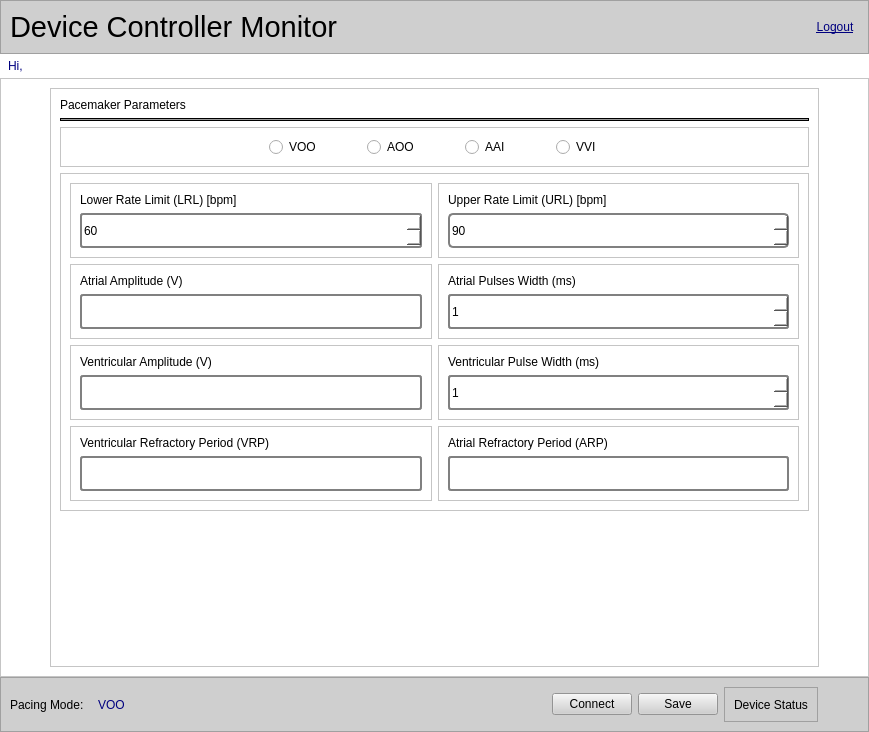
<?xml version="1.0" encoding="UTF-8"?>
<ui version="4.0">
 <class>Dashboard</class>
 <widget class="QMainWindow" name="Dashboard">
  <property name="geometry">
   <rect>
    <x>0</x>
    <y>0</y>
    <width>869</width>
    <height>732</height>
   </rect>
  </property>
  <property name="windowTitle">
   <string>Pacemaker: Device Controller Monitor</string>
  </property>
  <widget class="QWidget" name="centralwidget">
   <layout class="QVBoxLayout" name="verticalLayout">
    <property name="spacing">
     <number>0</number>
    </property>
    <property name="leftMargin">
     <number>0</number>
    </property>
    <property name="topMargin">
     <number>0</number>
    </property>
    <property name="rightMargin">
     <number>0</number>
    </property>
    <property name="bottomMargin">
     <number>0</number>
    </property>
    <item>
     <widget class="QFrame" name="frame">
      <property name="styleSheet">
       <string notr="true">background-color:rgb(207, 207, 207);
color:black;</string>
      </property>
      <property name="frameShape">
       <enum>QFrame::StyledPanel</enum>
      </property>
      <property name="frameShadow">
       <enum>QFrame::Raised</enum>
      </property>
      <layout class="QHBoxLayout" name="horizontalLayout_2">
       <item>
        <widget class="QLabel" name="label">
         <property name="text">
          <string>&lt;html&gt;&lt;head/&gt;&lt;body&gt;&lt;p&gt;&lt;span style=&quot; font-size:22pt; color:#000000;&quot;&gt;Device Controller Monitor&lt;/span&gt;&lt;/p&gt;&lt;/body&gt;&lt;/html&gt;</string>
         </property>
         <property name="alignment">
          <set>Qt::AlignLeading|Qt::AlignLeft|Qt::AlignVCenter</set>
         </property>
        </widget>
       </item>
       <item>
        <spacer name="horizontalSpacer_3">
         <property name="orientation">
          <enum>Qt::Horizontal</enum>
         </property>
         <property name="sizeHint" stdset="0">
          <size>
           <width>40</width>
           <height>20</height>
          </size>
         </property>
        </spacer>
       </item>
       <item>
        <widget class="QPushButton" name="btn_logout">
         <property name="minimumSize">
          <size>
           <width>0</width>
           <height>0</height>
          </size>
         </property>
         <property name="cursor">
          <cursorShape>OpenHandCursor</cursorShape>
         </property>
         <property name="styleSheet">
          <string notr="true">background-color:transparent;
padding:5px;
border-radius:10px;
color:rgb(0, 0, 127);
font: 12pt &quot;MS Shell Dlg 2&quot;;
text-decoration:underline;</string>
         </property>
         <property name="text">
          <string>Logout</string>
         </property>
        </widget>
       </item>
      </layout>
     </widget>
    </item>
    <item>
     <widget class="QLabel" name="label_welcome">
      <property name="styleSheet">
       <string notr="true">padding:5px;
font: 12pt &quot;MS Shell Dlg 2&quot;;
background:white;
color:rgb(0, 0, 127)</string>
      </property>
      <property name="text">
       <string>Hi, </string>
      </property>
     </widget>
    </item>
    <item>
     <widget class="QFrame" name="frame_2">
      <property name="styleSheet">
       <string notr="true">background-color:white;</string>
      </property>
      <property name="frameShape">
       <enum>QFrame::StyledPanel</enum>
      </property>
      <property name="frameShadow">
       <enum>QFrame::Raised</enum>
      </property>
      <layout class="QHBoxLayout" name="horizontalLayout">
       <item>
        <spacer name="horizontalSpacer">
         <property name="orientation">
          <enum>Qt::Horizontal</enum>
         </property>
         <property name="sizeType">
          <enum>QSizePolicy::Preferred</enum>
         </property>
         <property name="sizeHint" stdset="0">
          <size>
           <width>40</width>
           <height>20</height>
          </size>
         </property>
        </spacer>
       </item>
       <item>
        <widget class="QFrame" name="frame_5">
         <property name="frameShape">
          <enum>QFrame::StyledPanel</enum>
         </property>
         <property name="frameShadow">
          <enum>QFrame::Raised</enum>
         </property>
         <layout class="QVBoxLayout" name="verticalLayout_7">
          <item>
           <widget class="QLabel" name="label_4">
            <property name="styleSheet">
             <string notr="true">
font: 12pt &quot;MS Shell Dlg 2&quot;;</string>
            </property>
            <property name="text">
             <string>Pacemaker Parameters</string>
            </property>
           </widget>
          </item>
          <item>
           <widget class="Line" name="line">
            <property name="styleSheet">
             <string notr="true">background-color:rgb(156, 156, 156);
border:1px inset black;</string>
            </property>
            <property name="orientation">
             <enum>Qt::Horizontal</enum>
            </property>
           </widget>
          </item>
          <item>
           <widget class="QFrame" name="frame_pacing_modes">
            <property name="frameShape">
             <enum>QFrame::StyledPanel</enum>
            </property>
            <property name="frameShadow">
             <enum>QFrame::Raised</enum>
            </property>
            <layout class="QHBoxLayout" name="horizontalLayout_3">
             <item>
              <spacer name="horizontalSpacer_4">
               <property name="orientation">
                <enum>Qt::Horizontal</enum>
               </property>
               <property name="sizeHint" stdset="0">
                <size>
                 <width>164</width>
                 <height>20</height>
                </size>
               </property>
              </spacer>
             </item>
             <item>
              <widget class="QRadioButton" name="radioButton_2">
               <property name="styleSheet">
                <string notr="true">font: 12pt &quot;MS Shell Dlg 2&quot;;</string>
               </property>
               <property name="text">
                <string>VOO</string>
               </property>
              </widget>
             </item>
             <item>
              <spacer name="horizontalSpacer_6">
               <property name="orientation">
                <enum>Qt::Horizontal</enum>
               </property>
               <property name="sizeType">
                <enum>QSizePolicy::Preferred</enum>
               </property>
               <property name="sizeHint" stdset="0">
                <size>
                 <width>40</width>
                 <height>20</height>
                </size>
               </property>
              </spacer>
             </item>
             <item>
              <widget class="QRadioButton" name="radioButton_3">
               <property name="styleSheet">
                <string notr="true">font: 12pt &quot;MS Shell Dlg 2&quot;;</string>
               </property>
               <property name="text">
                <string>AOO</string>
               </property>
              </widget>
             </item>
             <item>
              <spacer name="horizontalSpacer_7">
               <property name="orientation">
                <enum>Qt::Horizontal</enum>
               </property>
               <property name="sizeType">
                <enum>QSizePolicy::Preferred</enum>
               </property>
               <property name="sizeHint" stdset="0">
                <size>
                 <width>40</width>
                 <height>20</height>
                </size>
               </property>
              </spacer>
             </item>
             <item>
              <widget class="QRadioButton" name="radioButton_4">
               <property name="styleSheet">
                <string notr="true">font: 12pt &quot;MS Shell Dlg 2&quot;;</string>
               </property>
               <property name="text">
                <string>AAI</string>
               </property>
              </widget>
             </item>
             <item>
              <spacer name="horizontalSpacer_8">
               <property name="orientation">
                <enum>Qt::Horizontal</enum>
               </property>
               <property name="sizeType">
                <enum>QSizePolicy::Preferred</enum>
               </property>
               <property name="sizeHint" stdset="0">
                <size>
                 <width>40</width>
                 <height>20</height>
                </size>
               </property>
              </spacer>
             </item>
             <item>
              <widget class="QRadioButton" name="radioButton">
               <property name="styleSheet">
                <string notr="true">font: 12pt &quot;MS Shell Dlg 2&quot;;</string>
               </property>
               <property name="text">
                <string>VVI</string>
               </property>
              </widget>
             </item>
             <item>
              <spacer name="horizontalSpacer_5">
               <property name="orientation">
                <enum>Qt::Horizontal</enum>
               </property>
               <property name="sizeHint" stdset="0">
                <size>
                 <width>40</width>
                 <height>20</height>
                </size>
               </property>
              </spacer>
             </item>
            </layout>
           </widget>
          </item>
          <item>
           <widget class="QFrame" name="frame_15">
            <property name="frameShape">
             <enum>QFrame::StyledPanel</enum>
            </property>
            <property name="frameShadow">
             <enum>QFrame::Raised</enum>
            </property>
            <layout class="QGridLayout" name="gridLayout_2">
             <item row="0" column="1">
              <widget class="QFrame" name="frame_10">
               <property name="frameShape">
                <enum>QFrame::StyledPanel</enum>
               </property>
               <property name="frameShadow">
                <enum>QFrame::Raised</enum>
               </property>
               <layout class="QVBoxLayout" name="verticalLayout_6">
                <item>
                 <widget class="QLabel" name="label_5">
                  <property name="styleSheet">
                   <string notr="true">
font: 11pt &quot;MS Shell Dlg 2&quot;;</string>
                  </property>
                  <property name="text">
                   <string>Upper Rate Limit (URL) [bpm]</string>
                  </property>
                 </widget>
                </item>
                <item>
                 <widget class="QSpinBox" name="spinBox_url">
                  <property name="minimumSize">
                   <size>
                    <width>0</width>
                    <height>35</height>
                   </size>
                  </property>
                  <property name="styleSheet">
                   <string notr="true">border:2px solid gray;
border-radius:5px;
	font: 10pt &quot;MS Shell Dlg 2&quot;;</string>
                  </property>
                  <property name="minimum">
                   <number>90</number>
                  </property>
                  <property name="maximum">
                   <number>180</number>
                  </property>
                 </widget>
                </item>
               </layout>
              </widget>
             </item>
             <item row="2" column="0">
              <widget class="QFrame" name="frame_16">
               <property name="enabled">
                <bool>true</bool>
               </property>
               <property name="frameShape">
                <enum>QFrame::StyledPanel</enum>
               </property>
               <property name="frameShadow">
                <enum>QFrame::Raised</enum>
               </property>
               <layout class="QVBoxLayout" name="verticalLayout_13">
                <item>
                 <widget class="QLabel" name="label_10">
                  <property name="styleSheet">
                   <string notr="true">
font: 11pt &quot;MS Shell Dlg 2&quot;;</string>
                  </property>
                  <property name="text">
                   <string>Ventricular Amplitude (V)</string>
                  </property>
                 </widget>
                </item>
                <item>
                 <widget class="QLineEdit" name="lineEdit_va">
                  <property name="enabled">
                   <bool>true</bool>
                  </property>
                  <property name="sizePolicy">
                   <sizepolicy hsizetype="Preferred" vsizetype="Fixed">
                    <horstretch>0</horstretch>
                    <verstretch>0</verstretch>
                   </sizepolicy>
                  </property>
                  <property name="minimumSize">
                   <size>
                    <width>0</width>
                    <height>35</height>
                   </size>
                  </property>
                  <property name="styleSheet">
                   <string notr="true">border:2px solid gray;
border-radius:3px;
	font: 10pt &quot;MS Shell Dlg 2&quot;;</string>
                  </property>
                 </widget>
                </item>
               </layout>
              </widget>
             </item>
             <item row="1" column="0">
              <widget class="QFrame" name="frame_12">
               <property name="frameShape">
                <enum>QFrame::StyledPanel</enum>
               </property>
               <property name="frameShadow">
                <enum>QFrame::Raised</enum>
               </property>
               <layout class="QVBoxLayout" name="verticalLayout_9">
                <item>
                 <widget class="QLabel" name="label_7">
                  <property name="styleSheet">
                   <string notr="true">
font: 11pt &quot;MS Shell Dlg 2&quot;;</string>
                  </property>
                  <property name="text">
                   <string>Atrial Amplitude (V)</string>
                  </property>
                 </widget>
                </item>
                <item>
                 <widget class="QLineEdit" name="lineEdit_av">
                  <property name="sizePolicy">
                   <sizepolicy hsizetype="Preferred" vsizetype="Fixed">
                    <horstretch>0</horstretch>
                    <verstretch>0</verstretch>
                   </sizepolicy>
                  </property>
                  <property name="minimumSize">
                   <size>
                    <width>0</width>
                    <height>35</height>
                   </size>
                  </property>
                  <property name="styleSheet">
                   <string notr="true">border:2px solid gray;
border-radius:3px;
	font: 10pt &quot;MS Shell Dlg 2&quot;;</string>
                  </property>
                 </widget>
                </item>
               </layout>
              </widget>
             </item>
             <item row="2" column="1">
              <widget class="QFrame" name="frame_17">
               <property name="frameShape">
                <enum>QFrame::StyledPanel</enum>
               </property>
               <property name="frameShadow">
                <enum>QFrame::Raised</enum>
               </property>
               <layout class="QVBoxLayout" name="verticalLayout_14">
                <item>
                 <widget class="QLabel" name="label_11">
                  <property name="styleSheet">
                   <string notr="true">
font: 11pt &quot;MS Shell Dlg 2&quot;;</string>
                  </property>
                  <property name="text">
                   <string>Ventricular Pulse Width (ms)</string>
                  </property>
                 </widget>
                </item>
                <item>
                 <widget class="QSpinBox" name="spinBox_vpw">
                  <property name="minimumSize">
                   <size>
                    <width>0</width>
                    <height>35</height>
                   </size>
                  </property>
                  <property name="styleSheet">
                   <string notr="true">border:2px solid gray;
border-radius:3px;
	font: 10pt &quot;MS Shell Dlg 2&quot;;</string>
                  </property>
                  <property name="minimum">
                   <number>1</number>
                  </property>
                  <property name="maximum">
                   <number>100</number>
                  </property>
                 </widget>
                </item>
               </layout>
              </widget>
             </item>
             <item row="1" column="1">
              <widget class="QFrame" name="frame_13">
               <property name="frameShape">
                <enum>QFrame::StyledPanel</enum>
               </property>
               <property name="frameShadow">
                <enum>QFrame::Raised</enum>
               </property>
               <layout class="QVBoxLayout" name="verticalLayout_10">
                <item>
                 <widget class="QLabel" name="label_8">
                  <property name="styleSheet">
                   <string notr="true">
font: 11pt &quot;MS Shell Dlg 2&quot;;</string>
                  </property>
                  <property name="text">
                   <string>Atrial Pulses Width (ms)</string>
                  </property>
                 </widget>
                </item>
                <item>
                 <widget class="QSpinBox" name="spinBox_apw">
                  <property name="minimumSize">
                   <size>
                    <width>0</width>
                    <height>35</height>
                   </size>
                  </property>
                  <property name="styleSheet">
                   <string notr="true">border:2px solid gray;
border-radius:3px;
	font: 10pt &quot;MS Shell Dlg 2&quot;;</string>
                  </property>
                  <property name="minimum">
                   <number>1</number>
                  </property>
                  <property name="maximum">
                   <number>100</number>
                  </property>
                 </widget>
                </item>
               </layout>
              </widget>
             </item>
             <item row="0" column="0">
              <widget class="QFrame" name="frame_11">
               <property name="frameShape">
                <enum>QFrame::StyledPanel</enum>
               </property>
               <property name="frameShadow">
                <enum>QFrame::Raised</enum>
               </property>
               <layout class="QVBoxLayout" name="verticalLayout_8">
                <item>
                 <widget class="QLabel" name="label_6">
                  <property name="styleSheet">
                   <string notr="true">
font: 11pt &quot;MS Shell Dlg 2&quot;;</string>
                  </property>
                  <property name="text">
                   <string>Lower Rate Limit (LRL) [bpm]</string>
                  </property>
                 </widget>
                </item>
                <item>
                 <widget class="QSpinBox" name="spinBox_lrl">
                  <property name="minimumSize">
                   <size>
                    <width>0</width>
                    <height>35</height>
                   </size>
                  </property>
                  <property name="styleSheet">
                   <string notr="true">border:2px solid gray;
border-radius:3px;
	font: 10pt &quot;MS Shell Dlg 2&quot;;</string>
                  </property>
                  <property name="minimum">
                   <number>30</number>
                  </property>
                  <property name="maximum">
                   <number>175</number>
                  </property>
                  <property name="value">
                   <number>60</number>
                  </property>
                 </widget>
                </item>
               </layout>
              </widget>
             </item>
             <item row="3" column="0">
              <widget class="QFrame" name="frame_18">
               <property name="frameShape">
                <enum>QFrame::StyledPanel</enum>
               </property>
               <property name="frameShadow">
                <enum>QFrame::Raised</enum>
               </property>
               <layout class="QVBoxLayout" name="verticalLayout_15">
                <item>
                 <widget class="QLabel" name="label_12">
                  <property name="styleSheet">
                   <string notr="true">
font: 11pt &quot;MS Shell Dlg 2&quot;;</string>
                  </property>
                  <property name="text">
                   <string>Ventricular Refractory Period (VRP)</string>
                  </property>
                 </widget>
                </item>
                <item>
                 <widget class="QLineEdit" name="lineEdit_vrp">
                  <property name="sizePolicy">
                   <sizepolicy hsizetype="Preferred" vsizetype="Fixed">
                    <horstretch>0</horstretch>
                    <verstretch>0</verstretch>
                   </sizepolicy>
                  </property>
                  <property name="minimumSize">
                   <size>
                    <width>0</width>
                    <height>35</height>
                   </size>
                  </property>
                  <property name="styleSheet">
                   <string notr="true">border:2px solid gray;
border-radius:3px;
	font: 10pt &quot;MS Shell Dlg 2&quot;;</string>
                  </property>
                 </widget>
                </item>
               </layout>
              </widget>
             </item>
             <item row="3" column="1">
              <widget class="QFrame" name="frame_19">
               <property name="frameShape">
                <enum>QFrame::StyledPanel</enum>
               </property>
               <property name="frameShadow">
                <enum>QFrame::Raised</enum>
               </property>
               <layout class="QVBoxLayout" name="verticalLayout_16">
                <item>
                 <widget class="QLabel" name="label_13">
                  <property name="styleSheet">
                   <string notr="true">
font: 11pt &quot;MS Shell Dlg 2&quot;;</string>
                  </property>
                  <property name="text">
                   <string>Atrial Refractory Period (ARP)</string>
                  </property>
                 </widget>
                </item>
                <item>
                 <widget class="QLineEdit" name="lineEdit_arp">
                  <property name="sizePolicy">
                   <sizepolicy hsizetype="Preferred" vsizetype="Fixed">
                    <horstretch>0</horstretch>
                    <verstretch>0</verstretch>
                   </sizepolicy>
                  </property>
                  <property name="minimumSize">
                   <size>
                    <width>0</width>
                    <height>35</height>
                   </size>
                  </property>
                  <property name="styleSheet">
                   <string notr="true">border:2px solid gray;
border-radius:3px;
	font: 10pt &quot;MS Shell Dlg 2&quot;;</string>
                  </property>
                 </widget>
                </item>
               </layout>
              </widget>
             </item>
            </layout>
           </widget>
          </item>
          <item>
           <spacer name="verticalSpacer_3">
            <property name="orientation">
             <enum>Qt::Vertical</enum>
            </property>
            <property name="sizeHint" stdset="0">
             <size>
              <width>20</width>
              <height>40</height>
             </size>
            </property>
           </spacer>
          </item>
          <item>
           <spacer name="verticalSpacer_5">
            <property name="orientation">
             <enum>Qt::Vertical</enum>
            </property>
            <property name="sizeType">
             <enum>QSizePolicy::Preferred</enum>
            </property>
            <property name="sizeHint" stdset="0">
             <size>
              <width>20</width>
              <height>3</height>
             </size>
            </property>
           </spacer>
          </item>
         </layout>
        </widget>
       </item>
       <item>
        <spacer name="horizontalSpacer_2">
         <property name="orientation">
          <enum>Qt::Horizontal</enum>
         </property>
         <property name="sizeType">
          <enum>QSizePolicy::Preferred</enum>
         </property>
         <property name="sizeHint" stdset="0">
          <size>
           <width>40</width>
           <height>20</height>
          </size>
         </property>
        </spacer>
       </item>
      </layout>
     </widget>
    </item>
    <item>
     <widget class="QFrame" name="frame_4">
      <property name="styleSheet">
       <string notr="true">background-color:rgb(207, 207, 207);
color:black;</string>
      </property>
      <property name="frameShape">
       <enum>QFrame::StyledPanel</enum>
      </property>
      <property name="frameShadow">
       <enum>QFrame::Raised</enum>
      </property>
      <layout class="QHBoxLayout" name="horizontalLayout_4">
       <item>
        <widget class="QLabel" name="label_3">
         <property name="styleSheet">
          <string notr="true">
font: 12pt &quot;MS Shell Dlg 2&quot;;</string>
         </property>
         <property name="text">
          <string>Pacing Mode:</string>
         </property>
        </widget>
       </item>
       <item>
        <widget class="QLabel" name="label_pacing_mode">
         <property name="styleSheet">
          <string notr="true">background-color:transparent;
padding:5px;
border-radius:10px;
color:rgb(0, 0, 127);
font: 14pt &quot;MS Shell Dlg 2&quot;;</string>
         </property>
         <property name="text">
          <string>VOO</string>
         </property>
        </widget>
       </item>
       <item>
        <spacer name="horizontalSpacer_9">
         <property name="orientation">
          <enum>Qt::Horizontal</enum>
         </property>
         <property name="sizeHint" stdset="0">
          <size>
           <width>800</width>
           <height>20</height>
          </size>
         </property>
        </spacer>
       </item>
       <item>
        <widget class="QPushButton" name="pushButton_connect">
         <property name="text">
          <string>Connect</string>
         </property>
        </widget>
       </item>
       <item>
        <widget class="QPushButton" name="pushButton_save">
         <property name="text">
          <string>Save</string>
         </property>
        </widget>
       </item>
       <item>
        <widget class="QFrame" name="frame_6">
         <property name="frameShape">
          <enum>QFrame::StyledPanel</enum>
         </property>
         <property name="frameShadow">
          <enum>QFrame::Raised</enum>
         </property>
         <layout class="QHBoxLayout" name="horizontalLayout_device_status">
          <item>
           <widget class="QLabel" name="label_9">
            <property name="styleSheet">
             <string notr="true">
font: 12pt &quot;MS Shell Dlg 2&quot;;</string>
            </property>
            <property name="text">
             <string>Device Status</string>
            </property>
           </widget>
          </item>
         </layout>
        </widget>
       </item>
       <item>
        <widget class="QLabel" name="label_14">
         <property name="minimumSize">
          <size>
           <width>35</width>
           <height>35</height>
          </size>
         </property>
         <property name="maximumSize">
          <size>
           <width>35</width>
           <height>35</height>
          </size>
         </property>
         <property name="text">
          <string/>
         </property>
         <property name="pixmap">
          <pixmap>C:/Users/fatim/OneDrive/Desktop/Data/Fispace/skintopia/DCM_Changed/DCM/resources/images/active.png</pixmap>
         </property>
         <property name="scaledContents">
          <bool>true</bool>
         </property>
        </widget>
       </item>
      </layout>
     </widget>
    </item>
   </layout>
  </widget>
 </widget>
 <resources/>
 <connections/>
</ui>
